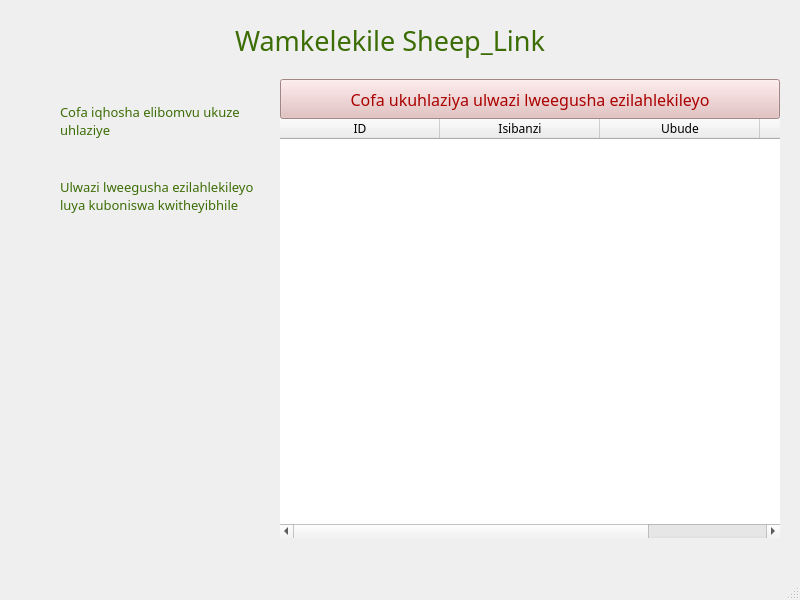
<?xml version="1.0" encoding="UTF-8"?>
<ui version="4.0">
 <class>MainWindow</class>
 <widget class="QMainWindow" name="MainWindow">
  <property name="geometry">
   <rect>
    <x>0</x>
    <y>0</y>
    <width>800</width>
    <height>600</height>
   </rect>
  </property>
  <property name="font">
   <font>
    <family>Franklin Gothic Book</family>
    <pointsize>9</pointsize>
   </font>
  </property>
  <property name="windowTitle">
   <string>Sheep_Link Alert Viewer</string>
  </property>
  <property name="windowOpacity">
   <double>7.000000000000000</double>
  </property>
  <widget class="QWidget" name="centralwidget">
   <widget class="QLabel" name="Title">
    <property name="geometry">
     <rect>
      <x>160</x>
      <y>0</y>
      <width>460</width>
      <height>80</height>
     </rect>
    </property>
    <property name="palette">
     <palette>
      <active>
       <colorrole role="WindowText">
        <brush brushstyle="SolidPattern">
         <color alpha="255">
          <red>60</red>
          <green>109</green>
          <blue>5</blue>
         </color>
        </brush>
       </colorrole>
      </active>
      <inactive>
       <colorrole role="WindowText">
        <brush brushstyle="SolidPattern">
         <color alpha="255">
          <red>60</red>
          <green>109</green>
          <blue>5</blue>
         </color>
        </brush>
       </colorrole>
      </inactive>
      <disabled>
       <colorrole role="WindowText">
        <brush brushstyle="SolidPattern">
         <color alpha="255">
          <red>120</red>
          <green>120</green>
          <blue>120</blue>
         </color>
        </brush>
       </colorrole>
      </disabled>
     </palette>
    </property>
    <property name="font">
     <font>
      <family>Bauhaus 93</family>
      <pointsize>20</pointsize>
      <kerning>true</kerning>
     </font>
    </property>
    <property name="text">
     <string>Wamkelekile Sheep_Link</string>
    </property>
    <property name="alignment">
     <set>Qt::AlignCenter</set>
    </property>
    <property name="textInteractionFlags">
     <set>Qt::NoTextInteraction</set>
    </property>
   </widget>
   <widget class="QLabel" name="grass">
    <property name="geometry">
     <rect>
      <x>-90</x>
      <y>360</y>
      <width>650</width>
      <height>280</height>
     </rect>
    </property>
    <property name="text">
     <string/>
    </property>
    <property name="pixmap">
     <pixmap>grassresized.png</pixmap>
    </property>
   </widget>
   <widget class="QLabel" name="shaun">
    <property name="geometry">
     <rect>
      <x>180</x>
      <y>280</y>
      <width>91</width>
      <height>161</height>
     </rect>
    </property>
    <property name="text">
     <string/>
    </property>
    <property name="pixmap">
     <pixmap>shaunresized.png</pixmap>
    </property>
   </widget>
   <widget class="QLabel" name="label">
    <property name="geometry">
     <rect>
      <x>10</x>
      <y>360</y>
      <width>221</width>
      <height>201</height>
     </rect>
    </property>
    <property name="text">
     <string/>
    </property>
    <property name="pixmap">
     <pixmap>sheepresized.png</pixmap>
    </property>
   </widget>
   <widget class="QTableWidget" name="tableWidget">
    <property name="geometry">
     <rect>
      <x>280</x>
      <y>118</y>
      <width>500</width>
      <height>420</height>
     </rect>
    </property>
    <property name="font">
     <font>
      <family>Franklin Gothic Book</family>
      <weight>50</weight>
      <bold>false</bold>
     </font>
    </property>
    <property name="frameShape">
     <enum>QFrame::NoFrame</enum>
    </property>
    <property name="gridStyle">
     <enum>Qt::DotLine</enum>
    </property>
    <attribute name="horizontalHeaderDefaultSectionSize">
     <number>160</number>
    </attribute>
    <attribute name="horizontalHeaderHighlightSections">
     <bool>true</bool>
    </attribute>
    <attribute name="horizontalHeaderMinimumSectionSize">
     <number>40</number>
    </attribute>
    <column>
     <property name="text">
      <string>ID</string>
     </property>
    </column>
    <column>
     <property name="text">
      <string>Isibanzi</string>
     </property>
    </column>
    <column>
     <property name="text">
      <string>Ubude</string>
     </property>
    </column>
    <column>
     <property name="text">
      <string>Ixesha</string>
     </property>
    </column>
   </widget>
   <widget class="QPushButton" name="btn_load">
    <property name="geometry">
     <rect>
      <x>280</x>
      <y>79</y>
      <width>500</width>
      <height>40</height>
     </rect>
    </property>
    <property name="font">
     <font>
      <family>Bauhaus 93</family>
      <pointsize>12</pointsize>
     </font>
    </property>
    <property name="styleSheet">
     <string notr="true">color: rgb(170, 0, 0);
background-color: rgb(226, 185, 185);</string>
    </property>
    <property name="text">
     <string>Cofa ukuhlaziya ulwazi lweegusha ezilahlekileyo</string>
    </property>
   </widget>
   <widget class="QLabel" name="label_2">
    <property name="geometry">
     <rect>
      <x>20</x>
      <y>90</y>
      <width>30</width>
      <height>50</height>
     </rect>
    </property>
    <property name="text">
     <string/>
    </property>
    <property name="pixmap">
     <pixmap>bells.png</pixmap>
    </property>
   </widget>
   <widget class="QLabel" name="label_3">
    <property name="geometry">
     <rect>
      <x>60</x>
      <y>90</y>
      <width>200</width>
      <height>61</height>
     </rect>
    </property>
    <property name="palette">
     <palette>
      <active>
       <colorrole role="WindowText">
        <brush brushstyle="SolidPattern">
         <color alpha="255">
          <red>60</red>
          <green>109</green>
          <blue>5</blue>
         </color>
        </brush>
       </colorrole>
      </active>
      <inactive>
       <colorrole role="WindowText">
        <brush brushstyle="SolidPattern">
         <color alpha="255">
          <red>60</red>
          <green>109</green>
          <blue>5</blue>
         </color>
        </brush>
       </colorrole>
      </inactive>
      <disabled>
       <colorrole role="WindowText">
        <brush brushstyle="SolidPattern">
         <color alpha="255">
          <red>120</red>
          <green>120</green>
          <blue>120</blue>
         </color>
        </brush>
       </colorrole>
      </disabled>
     </palette>
    </property>
    <property name="font">
     <font>
      <family>Franklin Gothic Book</family>
      <pointsize>10</pointsize>
      <weight>50</weight>
      <bold>false</bold>
      <stylestrategy>PreferAntialias</stylestrategy>
      <kerning>true</kerning>
     </font>
    </property>
    <property name="text">
     <string>Cofa iqhosha elibomvu ukuze uhlaziye</string>
    </property>
    <property name="wordWrap">
     <bool>true</bool>
    </property>
   </widget>
   <widget class="QLabel" name="label_4">
    <property name="geometry">
     <rect>
      <x>20</x>
      <y>150</y>
      <width>30</width>
      <height>50</height>
     </rect>
    </property>
    <property name="text">
     <string/>
    </property>
    <property name="pixmap">
     <pixmap>bells.png</pixmap>
    </property>
   </widget>
   <widget class="QLabel" name="label_5">
    <property name="geometry">
     <rect>
      <x>60</x>
      <y>160</y>
      <width>200</width>
      <height>71</height>
     </rect>
    </property>
    <property name="palette">
     <palette>
      <active>
       <colorrole role="WindowText">
        <brush brushstyle="SolidPattern">
         <color alpha="255">
          <red>60</red>
          <green>109</green>
          <blue>5</blue>
         </color>
        </brush>
       </colorrole>
      </active>
      <inactive>
       <colorrole role="WindowText">
        <brush brushstyle="SolidPattern">
         <color alpha="255">
          <red>60</red>
          <green>109</green>
          <blue>5</blue>
         </color>
        </brush>
       </colorrole>
      </inactive>
      <disabled>
       <colorrole role="WindowText">
        <brush brushstyle="SolidPattern">
         <color alpha="255">
          <red>120</red>
          <green>120</green>
          <blue>120</blue>
         </color>
        </brush>
       </colorrole>
      </disabled>
     </palette>
    </property>
    <property name="font">
     <font>
      <family>Franklin Gothic Book</family>
      <pointsize>10</pointsize>
      <weight>50</weight>
      <bold>false</bold>
      <stylestrategy>PreferAntialias</stylestrategy>
      <kerning>true</kerning>
     </font>
    </property>
    <property name="text">
     <string>Ulwazi lweegusha ezilahlekileyo luya kuboniswa kwitheyibhile</string>
    </property>
    <property name="wordWrap">
     <bool>true</bool>
    </property>
   </widget>
   <zorder>grass</zorder>
   <zorder>tableWidget</zorder>
   <zorder>Title</zorder>
   <zorder>shaun</zorder>
   <zorder>label</zorder>
   <zorder>btn_load</zorder>
   <zorder>label_2</zorder>
   <zorder>label_3</zorder>
   <zorder>label_4</zorder>
   <zorder>label_5</zorder>
  </widget>
  <widget class="QStatusBar" name="statusbar"/>
 </widget>
 <resources/>
 <connections/>
</ui>
